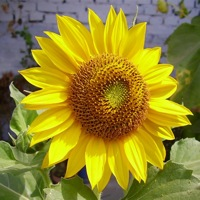
#> input picture phase1+2/P2L3 Exercises/OpenCV-notebooks/flower.jpg, 200 x 200 px
$ jupyter execute OpenCV_Tutorial.ipynb   (shell and % lines are left out)
#> lines starting #> are read from the running program, lines starting #| are printed output that depends on the picture; after the words box and inside, x2 and y2 are one past the last pixel; in counts of white or black regions, pixels touching at a corner belong together
[cell 1]
# importing the required header files
import numpy as np
import matplotlib.pyplot as plt
import cv2

## <u>(1) Basics of OpenCV</u>

### 1. Reading an Image

[cell 2]
img = cv2.imread("flower.jpg")
#> img is the input picture: shape (200, 200, 3); mean B, G, R 43.3, 135.9, 148.6

### 2. Displaying an Image

[cell 3]
plt.imshow(img)

### Note: OpenCV uses by default the BGR pixel format. The most common standard for computers to represent colors is RGB. It's simple to convert from BGR to RGB.

### 3. Conversion of BGR color format to RGB

[cell 4]
# Convert BGR to RGB color space
imgRGB = cv2.cvtColor(img, cv2.COLOR_BGR2RGB)

# show image
plt.imshow(imgRGB)

### 4. Conversion of RGB to Grayscale

[cell 5]
# convert image to grayscale
gray = cv2.cvtColor(imgRGB, cv2.COLOR_RGB2GRAY)
# show image
plt.imshow(gray, cmap='gray')

###  5. Shape of an Image

[cell 6]
imgRGB.shape
#> Out = (200, 200, 3)

In the above output (200,200,3) -
the first two values denotes the width and height of the image and 3 denotes the number of color channels(one for each Blue, Green, Red) the image has.

[cell 7]
# shape of a grayscale image
gray.shape
#> Out = (200, 200)

### 6. Saving an Image

[cell 8]
saveImg = cv2.imwrite("gray.jpg", gray)

[cell 9]
# saving an image in a different format

imgPng = cv2.imwrite("gray.png", gray)

## <u>(2) Image Manipulations</u>

### 1. Translation

[cell 10]
height , width = imgRGB.shape[:2]
#> height = 200; width = 200
Tx , Ty = height/4 , width/4
#> Tx = 50; Ty = 50

# Translation matrix is of the form -
#          |1 0 Tx|
#      T = |0 1 Ty|

T = np.float32([[1,0,Tx],[0,1,Ty]])
#> T = [[1, 0, 50], [0, 1, 50]]
img_trans =  cv2.warpAffine(imgRGB, T , (width,height))
plt.imshow(img_trans)

### 2. Rotation

### To generate the rotation matrix use -
### cv2.getRotationMatrix2D((rotation_center_x, rotation_center_y) , angle of rotation, scale)

[cell 11]
height , width = imgRGB.shape[:2]
rotation_matrix = cv2.getRotationMatrix2D((width/2,height/2), 45, 1)
img_rotated =  cv2.warpAffine(imgRGB, rotation_matrix , (width,height))
plt.imshow(img_rotated)

### 3. Scaling
#### cv2.resize(image, output_image_size, x_scale, y_scale, interpolation)

[cell 12]
img_scaled = cv2.resize(imgRGB, None, fx = 1.5, fy = 1.5)
plt.imshow(img_scaled)

### 4. Image Smoothing

[cell 13]
# use cv2.GaussianBlur to smooth the image
blurred = cv2.GaussianBlur(imgRGB, (11,11),0)
plt.imshow(blurred)

### 5. Edge detection

[cell 14]
# Edge detection using Canny Edge Detection Algorithm
img_canny = cv2.Canny(img, 20,70)
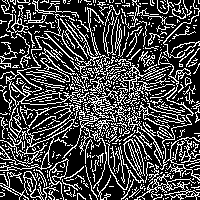
#> img_canny: shape (200, 200); 28.1% white in thin lines or dots
plt.imshow(img_canny)

### 6. Image Thresholding

[cell 15]
import cv2
import numpy as np
from matplotlib import pyplot as plt

img = cv2.imread('flower.jpg',0)
#> img: shape (200, 200); min 5, max 238, mean 129
ret,thresh1 = cv2.threshold(img,127,255,cv2.THRESH_BINARY)
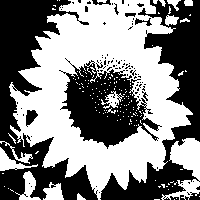
#> thresh1: shape (200, 200); 51.6% white; 96 black regions (85 under 20 px), largest, box (x1, y1, x2, y2) and area: (0, 0, 98, 200) 7822, (100, 0, 200, 200) 6340, (59, 58, 162, 149) 4470
ret,thresh2 = cv2.threshold(img,127,255,cv2.THRESH_BINARY_INV)

titles = ['Original Image','BINARY','BINARY_INV']
images = [img, thresh1, thresh2]

for i in range(3):
    plt.subplot(1,3,i+1),plt.imshow(images[i],'gray')
    plt.title(titles[i])
    plt.xticks([]),plt.yticks([])

plt.show()

## <u> (3) Extracting features from an Image</u>

[cell 16]
import numpy as np
import cv2
from matplotlib import pyplot as plt

img = cv2.imread('flower.jpg')
img = cv2.cvtColor(img, cv2.COLOR_BGR2RGB)
# Initiate STAR detector
orb = cv2.ORB_create()

#find the keypoints and compute the descriptors with ORB
kp, des = orb.detectAndCompute(img,None)
#> kp = 341 keypoints; strongest (x, y, size): (164, 142, 31), (164, 161, 31), (168, 159, 31), (164, 163, 31)

# draw keypoints location
img2 = cv2.drawKeypoints(img, kp,None)
plt.imshow(img2),plt.show()

## <u> (4) Applications of Computer Vision using OpenCV</u>

### 1) Panorama Stitching

[cell 17]
import cv2
import numpy as np
import matplotlib.pyplot as plt

# read the two input image, convert it into RGB scale and resize for further operations
dim=(1024,768)
left=cv2.imread('img1.jpg',cv2.IMREAD_COLOR)
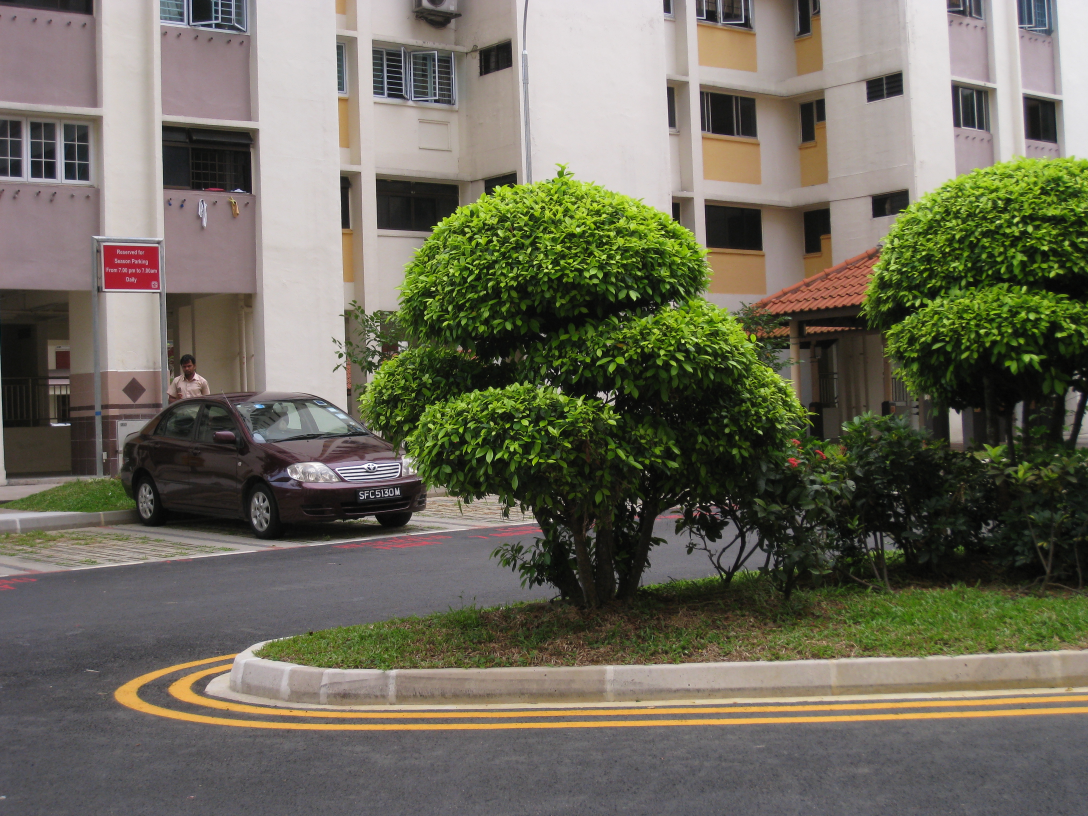
#> input picture phase1+2/P2L3 Exercises/OpenCV-notebooks/img1.JPG, 3264 x 2448 px, found by its file name (shown at 1/3 size)
#> left is the input picture: shape (2448, 3264, 3); mean B, G, R 91.2, 106.5, 109
left=cv2.resize(left,dim,interpolation = cv2.INTER_AREA)   #ReSize to (1024,768)
#> left: shape (768, 1024, 3)
left1 = cv2.cvtColor(left,cv2.COLOR_BGR2RGB)

right=cv2.imread('img2.jpg',cv2.IMREAD_COLOR)
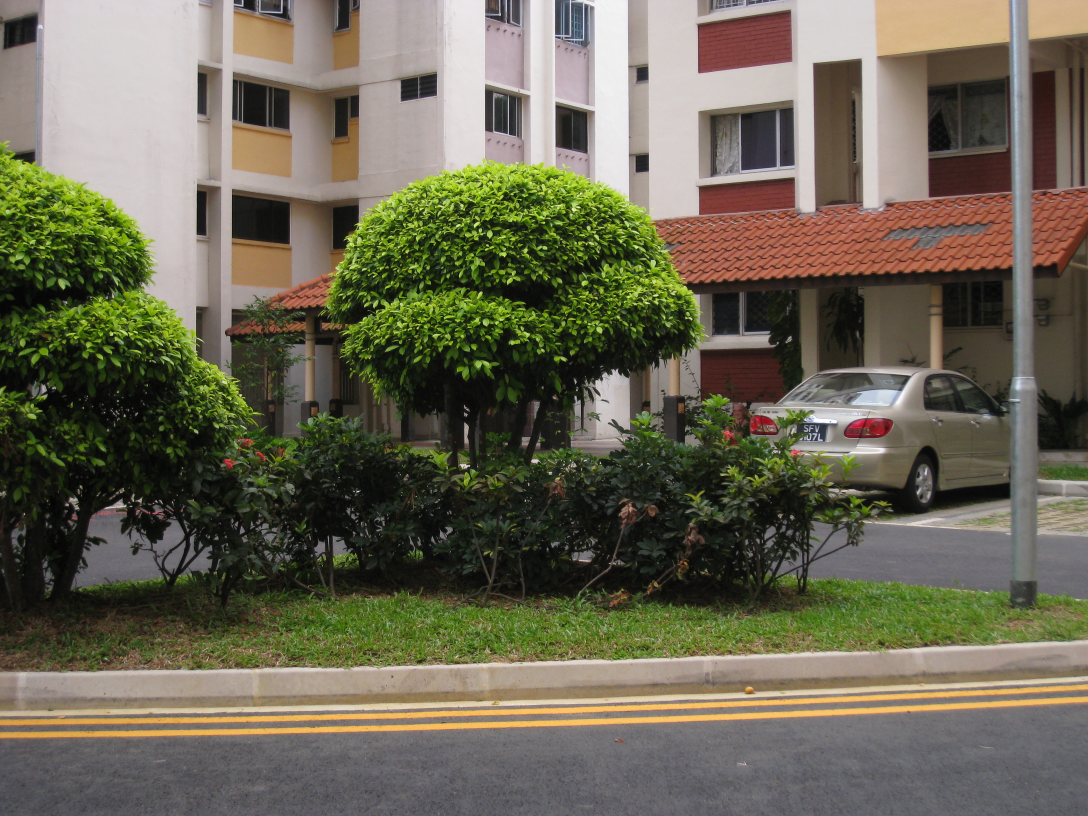
#> input picture phase1+2/P2L3 Exercises/OpenCV-notebooks/img2.JPG, 3264 x 2448 px, found by its file name (shown at 1/3 size)
#> right is the input picture: shape (2448, 3264, 3); mean B, G, R 83.9, 102.5, 106.7
right=cv2.resize(right,dim,interpolation = cv2.INTER_AREA) #ReSize to (1024,768)
#> right: shape (768, 1024, 3)
right1 = cv2.cvtColor(right,cv2.COLOR_BGR2RGB)

# for plotting the two input images side by side
f, axarr = plt.subplots(1,2)
axarr[0].imshow(left1)
axarr[1].imshow(right1)

[cell 18]
# create a list which will contain the two input images
images=[]
images.append(left)
images.append(right)

#stitcher = cv2.createStitcher()
stitcher = cv2.Stitcher.create()

# ret contains True if pano contains a valid output else False
ret,pano = stitcher.stitch(images)
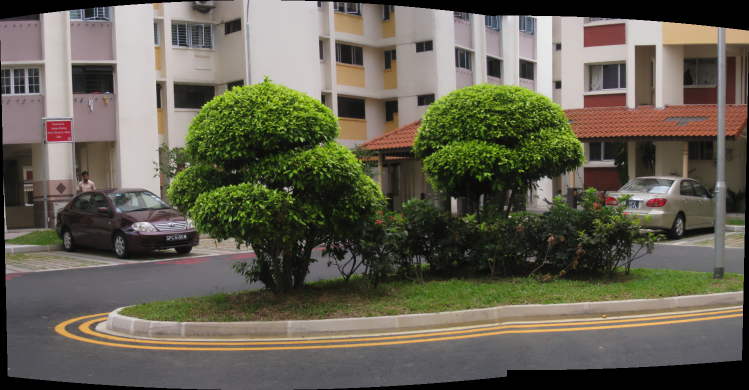
#> pano: shape (780, 1498, 3) (shown at 1/2 size); mean of channels 0, 1, 2 82.1, 96.7, 100.4; drawn as B, G, R
#> ret = 0

if ret==cv2.STITCHER_OK:
    pano = cv2.cvtColor(pano,cv2.COLOR_BGR2RGB)
    plt.title('Panorama Image')
    plt.imshow(pano)

else:
    print("Given images cannot be stitched!")

### 2) Face and Eye Detector using HAAR Cascade Classifier

[cell 19]
#import required libraries
import numpy as np
import cv2 as cv
import matplotlib.pyplot as plt

#load the classifiers downloaded from the Github repo

face_cascade = cv2.CascadeClassifier(cv2.data.haarcascades + 'haarcascade_frontalface_default.xml')
eye_cascade = cv2.CascadeClassifier(cv2.data.haarcascades + 'haarcascade_eye.xml')

#read the image and convert to grayscale format
img = cv.imread('face.jpg')
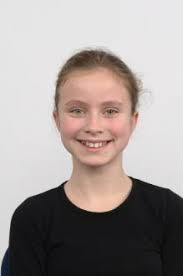
#> input picture phase1+2/P2L3 Exercises/OpenCV-notebooks/face.jpg, 183 x 276 px
#> img is the input picture: shape (276, 183, 3); mean B, G, R 150.4, 153.2, 162
inputImg = cv.cvtColor(img, cv.COLOR_BGR2RGB)
img = cv.cvtColor(img, cv.COLOR_BGR2RGB)
gray = cv.cvtColor(img, cv.COLOR_RGB2GRAY)
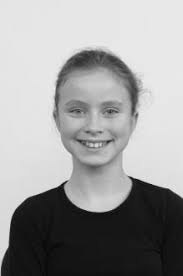
#> gray: shape (276, 183); min 2, max 242, mean 155.5

#calculate coordinates of the bounding boxes for face
faces = face_cascade.detectMultiScale(gray)
#> faces = [[45, 74, 97, 97]]
for (x,y,w,h) in faces:
    cv.rectangle(img,(x,y),(x+w,y+h),(255,0,0),2)
    # to ensure that the classifier detects eyes within the face and not outside it.
    roi_gray = gray[y:y+h, x:x+w]
    roi_color = img[y:y+h, x:x+w]
    eyes = eye_cascade.detectMultiScale(roi_gray)

    #draw bounding boxes around detected features
    for (ex,ey,ew,eh) in eyes:
        cv.rectangle(roi_color,(ex,ey),(ex+ew,ey+eh),(0,255,0),2)
#> this loop made 1 pass
#> (x, y, w, h, eyes) on pass 1: (45, 74, 97, 97, [[19, 23, 26, 26], [51, 26, 24, 24]])
#> pass 1, `roi_gray = gray[y:y+h, x:x+w]`:
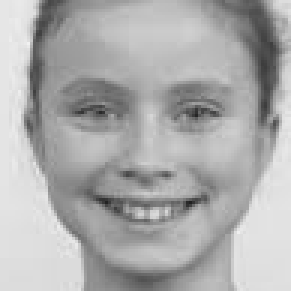
#> roi_gray: shape (97, 97) (shown 3 times larger); min 33, max 241, mean 172.3
#> after the loop:
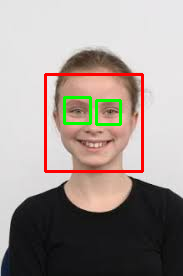
#> img: shape (276, 183, 3); mean R, G, B 160.6, 149.9, 144.4
#> after the loop:
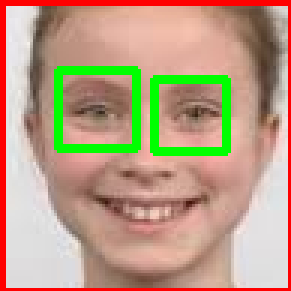
#> roi_color: shape (97, 97, 3) (shown 3 times larger); mean R, G, B 186.4, 158, 131.8

# plot the input and output image
f, axarr = plt.subplots(1,2)
axarr[0].imshow(inputImg)
axarr[1].imshow(img)

#write image
cv2.imwrite('face_detection.jpg',img)
#> Out = True
